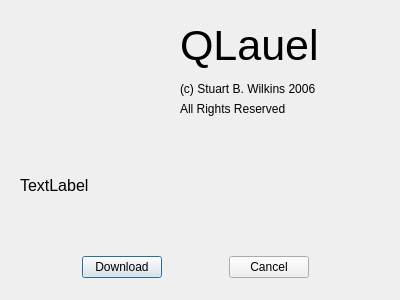
<ui version="4.0" >
 <author></author>
 <comment></comment>
 <exportmacro></exportmacro>
 <class>HttpCheckDialog</class>
 <widget class="QDialog" name="HttpCheckDialog" >
  <property name="geometry" >
   <rect>
    <x>0</x>
    <y>0</y>
    <width>400</width>
    <height>300</height>
   </rect>
  </property>
  <property name="sizePolicy" >
   <sizepolicy>
    <hsizetype>0</hsizetype>
    <vsizetype>0</vsizetype>
    <horstretch>0</horstretch>
    <verstretch>0</verstretch>
   </sizepolicy>
  </property>
  <property name="minimumSize" >
   <size>
    <width>400</width>
    <height>300</height>
   </size>
  </property>
  <property name="maximumSize" >
   <size>
    <width>400</width>
    <height>300</height>
   </size>
  </property>
  <property name="windowTitle" >
   <string>Dialog</string>
  </property>
  <widget class="QLabel" name="label_3" >
   <property name="geometry" >
    <rect>
     <x>180</x>
     <y>100</y>
     <width>191</width>
     <height>17</height>
    </rect>
   </property>
   <property name="text" >
    <string>All Rights Reserved</string>
   </property>
  </widget>
  <widget class="QLabel" name="CopyrightNotice" >
   <property name="geometry" >
    <rect>
     <x>180</x>
     <y>80</y>
     <width>191</width>
     <height>17</height>
    </rect>
   </property>
   <property name="text" >
    <string>(c) Stuart B. Wilkins 2006</string>
   </property>
  </widget>
  <widget class="QLabel" name="label_2" >
   <property name="geometry" >
    <rect>
     <x>180</x>
     <y>20</y>
     <width>191</width>
     <height>51</height>
    </rect>
   </property>
   <property name="font" >
    <font>
     <family>Lucida Grande</family>
     <pointsize>32</pointsize>
     <weight>50</weight>
     <italic>false</italic>
     <bold>false</bold>
     <underline>false</underline>
     <strikeout>false</strikeout>
    </font>
   </property>
   <property name="text" >
    <string>QLauel</string>
   </property>
   <property name="scaledContents" >
    <bool>false</bool>
   </property>
  </widget>
  <widget class="QLabel" name="imageLabel" >
   <property name="geometry" >
    <rect>
     <x>20</x>
     <y>20</y>
     <width>100</width>
     <height>100</height>
    </rect>
   </property>
   <property name="autoFillBackground" >
    <bool>true</bool>
   </property>
   <property name="text" >
    <string/>
   </property>
   <property name="pixmap" >
    <pixmap/>
   </property>
   <property name="scaledContents" >
    <bool>true</bool>
   </property>
  </widget>
  <widget class="QWidget" name="layoutWidget" >
   <property name="geometry" >
    <rect>
     <x>20</x>
     <y>250</y>
     <width>351</width>
     <height>34</height>
    </rect>
   </property>
   <layout class="QHBoxLayout" >
    <property name="margin" >
     <number>0</number>
    </property>
    <property name="spacing" >
     <number>6</number>
    </property>
    <item>
     <spacer>
      <property name="orientation" >
       <enum>Qt::Horizontal</enum>
      </property>
      <property name="sizeHint" >
       <size>
        <width>40</width>
        <height>20</height>
       </size>
      </property>
     </spacer>
    </item>
    <item>
     <widget class="QPushButton" name="okButton" >
      <property name="sizePolicy" >
       <sizepolicy>
        <hsizetype>0</hsizetype>
        <vsizetype>0</vsizetype>
        <horstretch>0</horstretch>
        <verstretch>0</verstretch>
       </sizepolicy>
      </property>
      <property name="text" >
       <string>Download</string>
      </property>
     </widget>
    </item>
    <item>
     <spacer>
      <property name="orientation" >
       <enum>Qt::Horizontal</enum>
      </property>
      <property name="sizeHint" >
       <size>
        <width>40</width>
        <height>20</height>
       </size>
      </property>
     </spacer>
    </item>
    <item>
     <widget class="QPushButton" name="cancelButton" >
      <property name="sizePolicy" >
       <sizepolicy>
        <hsizetype>0</hsizetype>
        <vsizetype>0</vsizetype>
        <horstretch>0</horstretch>
        <verstretch>0</verstretch>
       </sizepolicy>
      </property>
      <property name="text" >
       <string>Cancel</string>
      </property>
     </widget>
    </item>
    <item>
     <spacer>
      <property name="orientation" >
       <enum>Qt::Horizontal</enum>
      </property>
      <property name="sizeHint" >
       <size>
        <width>40</width>
        <height>20</height>
       </size>
      </property>
     </spacer>
    </item>
   </layout>
  </widget>
  <widget class="QLabel" name="textLabel" >
   <property name="geometry" >
    <rect>
     <x>20</x>
     <y>130</y>
     <width>351</width>
     <height>111</height>
    </rect>
   </property>
   <property name="font" >
    <font>
     <family>Lucida Grande</family>
     <pointsize>12</pointsize>
     <weight>50</weight>
     <italic>false</italic>
     <bold>false</bold>
     <underline>false</underline>
     <strikeout>false</strikeout>
    </font>
   </property>
   <property name="text" >
    <string>TextLabel</string>
   </property>
   <property name="wordWrap" >
    <bool>true</bool>
   </property>
  </widget>
 </widget>
 <pixmapfunction></pixmapfunction>
 <resources>
  <include location="resources.qrc" />
 </resources>
 <connections>
  <connection>
   <sender>okButton</sender>
   <signal>clicked()</signal>
   <receiver>HttpCheckDialog</receiver>
   <slot>accept()</slot>
   <hints>
    <hint type="sourcelabel" >
     <x>278</x>
     <y>253</y>
    </hint>
    <hint type="destinationlabel" >
     <x>96</x>
     <y>254</y>
    </hint>
   </hints>
  </connection>
  <connection>
   <sender>cancelButton</sender>
   <signal>clicked()</signal>
   <receiver>HttpCheckDialog</receiver>
   <slot>reject()</slot>
   <hints>
    <hint type="sourcelabel" >
     <x>369</x>
     <y>253</y>
    </hint>
    <hint type="destinationlabel" >
     <x>179</x>
     <y>282</y>
    </hint>
   </hints>
  </connection>
 </connections>
</ui>
